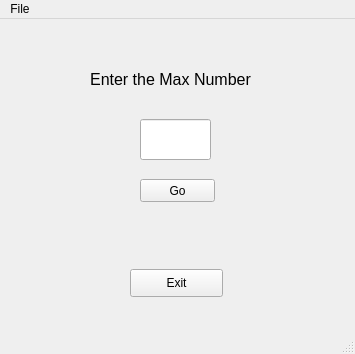
<?xml version="1.0" encoding="UTF-8"?>
<ui version="4.0">
 <class>mainWindow</class>
 <widget class="QMainWindow" name="mainWindow">
  <property name="geometry">
   <rect>
    <x>0</x>
    <y>0</y>
    <width>355</width>
    <height>354</height>
   </rect>
  </property>
  <property name="windowTitle">
   <string>Random Number Generator</string>
  </property>
  <widget class="QWidget" name="centralwidget">
   <widget class="QPushButton" name="btnExit">
    <property name="geometry">
     <rect>
      <x>130</x>
      <y>250</y>
      <width>93</width>
      <height>28</height>
     </rect>
    </property>
    <property name="text">
     <string>Exit</string>
    </property>
   </widget>
   <widget class="QPushButton" name="btnGo">
    <property name="geometry">
     <rect>
      <x>140</x>
      <y>160</y>
      <width>75</width>
      <height>23</height>
     </rect>
    </property>
    <property name="text">
     <string>Go</string>
    </property>
   </widget>
   <widget class="QLineEdit" name="txtMax">
    <property name="geometry">
     <rect>
      <x>140</x>
      <y>100</y>
      <width>71</width>
      <height>41</height>
     </rect>
    </property>
    <property name="font">
     <font>
      <pointsize>18</pointsize>
     </font>
    </property>
    <property name="alignment">
     <set>Qt::AlignCenter</set>
    </property>
   </widget>
   <widget class="QLabel" name="lblResults">
    <property name="geometry">
     <rect>
      <x>150</x>
      <y>180</y>
      <width>51</width>
      <height>51</height>
     </rect>
    </property>
    <property name="font">
     <font>
      <pointsize>18</pointsize>
     </font>
    </property>
    <property name="lineWidth">
     <number>6</number>
    </property>
    <property name="text">
     <string/>
    </property>
    <property name="alignment">
     <set>Qt::AlignCenter</set>
    </property>
   </widget>
   <widget class="QLabel" name="label">
    <property name="geometry">
     <rect>
      <x>80</x>
      <y>40</y>
      <width>181</width>
      <height>41</height>
     </rect>
    </property>
    <property name="font">
     <font>
      <pointsize>12</pointsize>
     </font>
    </property>
    <property name="text">
     <string>Enter the Max Number</string>
    </property>
    <property name="alignment">
     <set>Qt::AlignCenter</set>
    </property>
   </widget>
  </widget>
  <widget class="QMenuBar" name="menubar">
   <property name="geometry">
    <rect>
     <x>0</x>
     <y>0</y>
     <width>355</width>
     <height>21</height>
    </rect>
   </property>
   <widget class="QMenu" name="menuFile">
    <property name="title">
     <string>File</string>
    </property>
    <addaction name="actExit"/>
   </widget>
   <addaction name="menuFile"/>
  </widget>
  <widget class="QStatusBar" name="statusbar"/>
  <action name="actExit">
   <property name="text">
    <string>Exit</string>
   </property>
  </action>
 </widget>
 <resources/>
 <connections/>
</ui>
